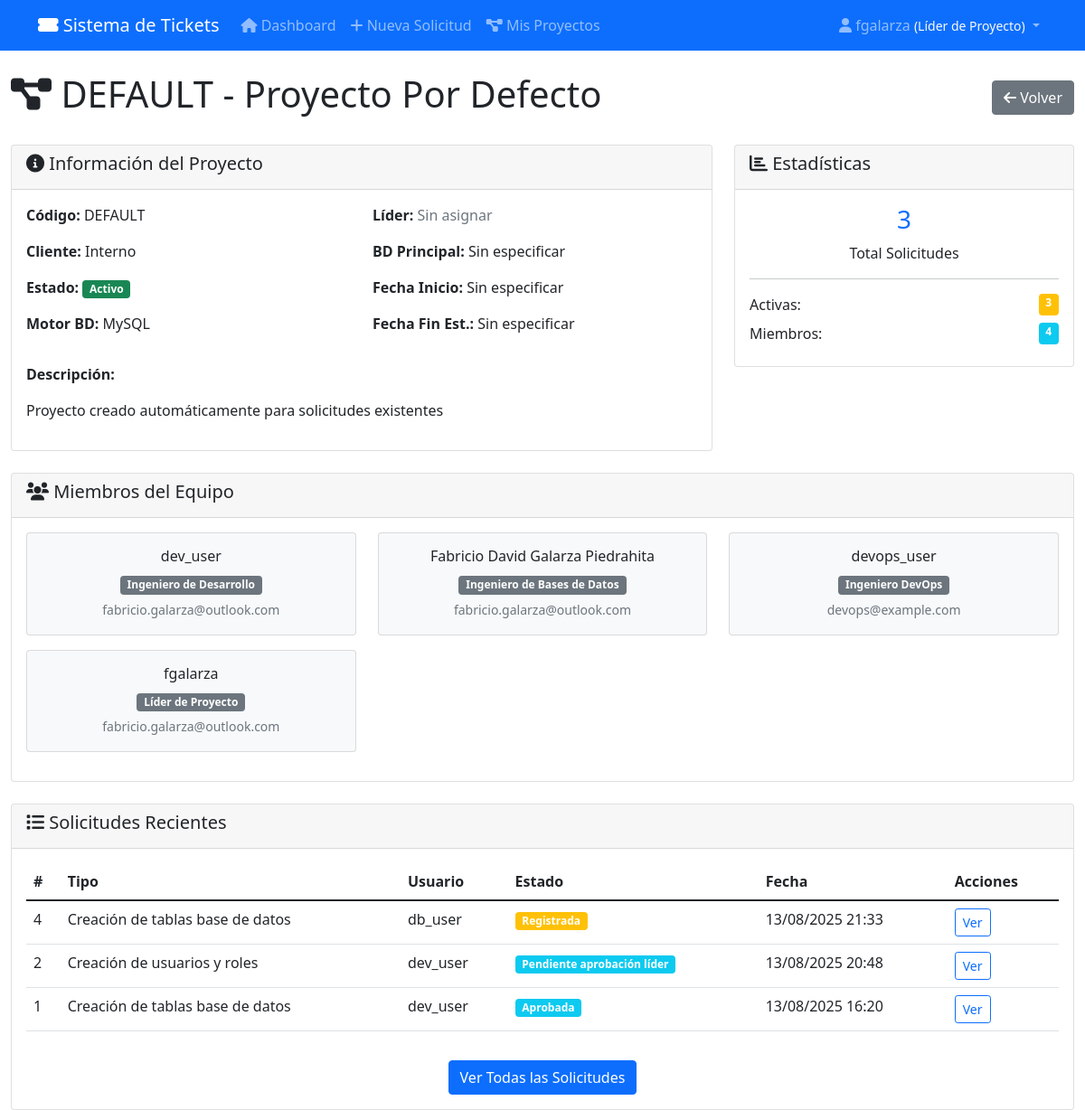
Page /proyectos/1/ (signed in) on the earlier database version.
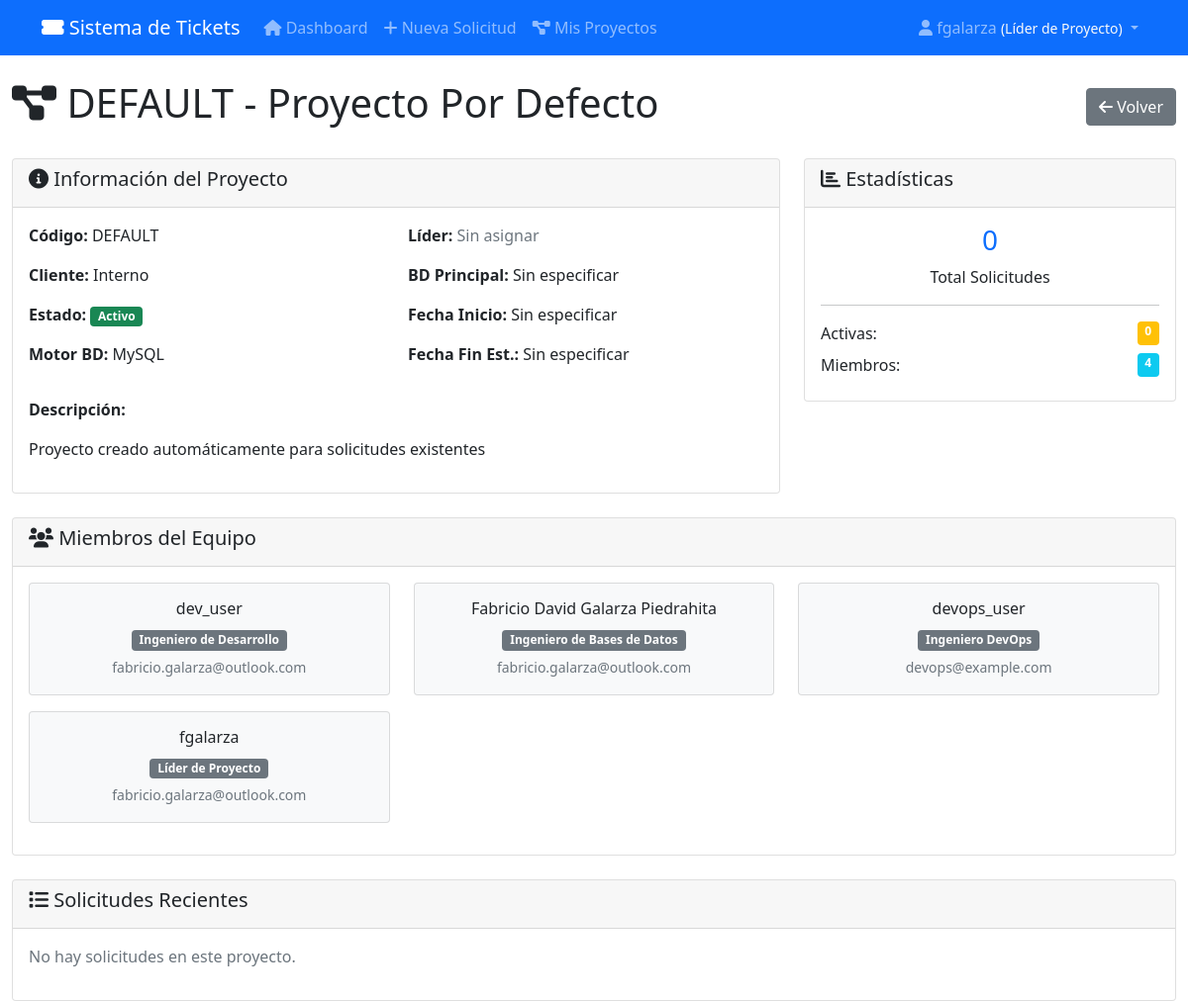
Same page on the later database version.
### tickets/models.py (models this page shows, shortened)
class UserProfile(models.Model):
    ROLES = [
        ('dev', 'Ingeniero de Desarrollo'),
        ('db', 'Ingeniero de Bases de Datos'),
        ('devops', 'Ingeniero DevOps'),
        ('admin', 'Administrador'),
        ('lider', 'Líder de Proyecto'),
    ]
    user = models.OneToOneField(User, on_delete=models.CASCADE, related_name='profile')
    role = models.CharField(max_length=10, choices=ROLES, default='dev')
    proyectos_asignados = models.ManyToManyField(Proyecto, blank=True,
                                               related_name='miembros_equipo',
                                               verbose_name="Proyectos Asignados")
    departamento = models.CharField(max_length=100, blank=True, verbose_name="Departamento")
    telefono = models.CharField(max_length=20, blank=True, verbose_name="Teléfono")
    activo = models.BooleanField(default=True, verbose_name="Activo")
    fecha_creacion = models.DateTimeField(auto_now_add=True)
    def puede_gestionar_proyecto(self, proyecto):
        if self.role == 'admin':
            return True
        if self.role == 'lider' and proyecto.lider_proyecto == self.user:
            return True
        return proyecto in self.proyectos_asignados.all()

class Solicitud(models.Model):
    TIPOS_SOLICITUD = [
        ('crear_tabla', 'Creación de tablas base de datos'),
        ('modificar_tabla', 'Modificación de tabla base de datos'),
        ('compilar_objetos', 'Compilación de objetos'),
        ('asignar_permisos', 'Asignación de permisos'),
        ('crear_usuarios', 'Creación de usuarios y roles'),
        ('pull_request', 'Solicitud pull request'),
        ('despliegue', 'Solicitud de despliegue'),
        ('crear_bd', 'Creación de bases de datos'),
        ('crear_esquemas', 'Creación de esquemas'),
        ('compilar_scripts_qa', 'Compilación de scripts de tickets en QA'),
        ('compilar_scripts_pu', 'Compilación de scripts de tickets en PU'),
    ]
    TIPOS_ARCHIVO = [
        ('excel', 'Excel'),
        ('zip', 'ZIP'),
        ('sql', 'SQL'),
    ]
    ESTADOS = [
        ('registrada', 'Registrada'),
        ('revision', 'En revisión'),
        ('aprobada', 'Aprobada'),
        ('rechazada', 'Rechazada'),
        ('finalizada', 'Finalizada'),
        ('cancelada', 'Cancelada'),
        ('pendiente_aprobacion_lider', 'Pendiente aprobación líder'),
    ]
    AMBIENTES = [
        ('desarrollo', 'Desarrollo'),
        ('qa', 'QA'),
        ('pu', 'Producción'),
        ('todos', 'Todos los ambientes'),
    ]
    TIPOS_BD = ['crear_tabla', 'modificar_tabla', 'asignar_permisos', 'crear_usuarios', 'crear_bd', 'crear_esquemas']
    TIPOS_DEVOPS = ['pull_request', 'despliegue']
    TIPOS_COMPILACION = ['compilar_objetos', 'compilar_scripts_qa', 'compilar_scripts_pu']
    proyecto = models.ForeignKey(Proyecto, on_delete=models.CASCADE,
                                related_name='solicitudes', verbose_name="Proyecto",  null=True, blank=True)
    tipo_solicitud = models.CharField(max_length=30, choices=TIPOS_SOLICITUD)
    tipo_archivo = models.CharField(max_length=10, choices=TIPOS_ARCHIVO, blank=True, null=True)
    archivo_adjunto = models.FileField(upload_to='solicitudes/', blank=True, null=True)
    estado = models.CharField(max_length=30, choices=ESTADOS, default='registrada')
    descripcion = models.TextField(blank=True, null=True)
    fecha_creacion = models.DateTimeField(auto_now_add=True)
    fecha_modificacion = models.DateTimeField(auto_now=True)
    usuario = models.ForeignKey(User, on_delete=models.CASCADE)
    base_datos_aplicacion = models.CharField(max_length=100, help_text="Base de datos o aplicación donde se aplicará")
    correo_notificacion = models.EmailField(help_text="Correo para notificaciones")
    ambientes_ejecucion = models.JSONField(default=list, blank=True, help_text="Ambientes donde ejecutar (para scripts)")
    lider_proyecto = models.ForeignKey(User, on_delete=models.SET_NULL, null=True, blank=True,
                                     related_name='solicitudes_lideradas',
                                     help_text="Líder que debe aprobar (para creación de usuarios)")
    url_commit = models.URLField(blank=True, null=True)
    nombre_branch = models.CharField(max_length=100, blank=True, null=True)
    entorno = models.CharField(max_length=50, blank=True, null=True)
    script_sql_generado = models.TextField(blank=True, null=True)
    estructura_validada = models.BooleanField(default=False, help_text="Si la estructura del archivo fue validada")
    usuario_creado = models.CharField(max_length=100, blank=True, null=True)
    password_generado = models.CharField(max_length=100, blank=True, null=True)
    class Meta:
        ordering = ['-fecha_creacion']

### tickets/views.py (the view)
# urls.py: path('proyectos/<int:pk>/', views.detalle_proyecto, name='detalle_proyecto'),
@login_required
def detalle_proyecto(request, pk):
    proyecto = get_object_or_404(Proyecto, pk=pk)
    user_profile = UserProfile.objects.get_or_create(user=request.user)[0]
    if not (user_profile.role == 'admin' or user_profile.puede_gestionar_proyecto(proyecto)):
        messages.error(request, 'No tienes permisos para ver este proyecto.')
        return redirect('dashboard')
    solicitudes = proyecto.solicitudes.all()
    stats = {
        'total_solicitudes': solicitudes.count(),
        'solicitudes_activas': proyecto.get_solicitudes_activas(),
        'solicitudes_por_estado': dict(solicitudes.values('estado').annotate(count=Count('estado')).values_list('estado', 'count')),
        'solicitudes_por_tipo': dict(solicitudes.values('tipo_solicitud').annotate(count=Count('tipo_solicitud')).values_list('tipo_solicitud', 'count')),
    }
    solicitudes_recientes = solicitudes.order_by('-fecha_creacion')[:10]
    miembros = User.objects.filter(profile__proyectos_asignados=proyecto)
    context = {
        'proyecto': proyecto,
        'stats': stats,
        'solicitudes_recientes': solicitudes_recientes,
        'miembros': miembros,
        'puede_editar': user_profile.role == 'admin',
        'user_profile': user_profile,
    }
    return render(request, 'tickets/detalle_proyecto.html', context)

### tickets/models.py (called while the page is built)
    def get_solicitudes_activas(self):
        return self.solicitudes.exclude(estado__in=['finalizada', 'cancelada']).count()

### templates/tickets/detalle_proyecto.html (shortened to what the changed rows need)
{% extends 'base.html' %}
{% block content %}
<div class="row">
    <div class="col-12">
        <div class="d-flex justify-content-between align-items-center mb-4">
            <h1><i class="fas fa-project-diagram"></i> {{ proyecto.codigo }} - {{ proyecto.nombre }}</h1>
        </div>
    </div>
</div>
<div class="row mb-4">
    <div class="col-md-4">
        <div class="card">
            <div class="card-body">
                <div class="text-center mb-3">
                    <h3 class="text-primary">{{ stats.total_solicitudes }}</h3>
                    <p class="mb-0">Total Solicitudes</p>
                </div>
                <div class="d-flex justify-content-between mb-2">
                    <span>Activas:</span>
                    <span class="badge bg-warning">{{ stats.solicitudes_activas }}</span>
                </div>
            </div>
        </div>
    </div>
</div>
<div class="row mb-4">
    <div class="col-12">
        <div class="card">
            <div class="card-body">
                {% if miembros %}
                    <div class="row">
                        {% for miembro in miembros %}
                        <div class="col-md-4 mb-3">
                            <div class="card bg-light">
                                <div class="card-body text-center">
                                    <h6>{{ miembro.get_full_name|default:miembro.username }}</h6>
                                    <p class="mb-1">
                                        <span class="badge bg-secondary">{{ miembro.profile.get_role_display }}</span>
                                    </p>
                                    <small class="text-muted">{{ miembro.email|default:"Sin email" }}</small>
                                </div>
                            </div>
                        </div>
                        {% endfor %}
                    </div>
                {% else %}
                    <p class="text-muted">No hay miembros asignados a este proyecto.</p>
                {% endif %}
            </div>
        </div>
    </div>
</div>
<div class="row">
    <div class="col-12">
        <div class="card">
            <div class="card-body">
                {% if solicitudes_recientes %}
                    <div class="table-responsive">
                        <table class="table table-hover">
                            <thead>
                                <tr>
                                    <th>#</th>
                                    <th>Tipo</th>
                                    <th>Usuario</th>
                                    <th>Estado</th>
                                    <th>Fecha</th>
                                    <th>Acciones</th>
                                </tr>
                            </thead>
                            <tbody>
                                {% for solicitud in solicitudes_recientes %}
                                <tr>
                                    <td>{{ solicitud.id }}</td>
                                    <td>{{ solicitud.get_tipo_solicitud_display }}</td>
                                    <td>{{ solicitud.usuario.username }}</td>
                                    <td>
                                        <span class="badge bg-{% if solicitud.estado == 'finalizada' %}success{% elif solicitud.estado == 'registrada' %}warning{% else %}info{% endif %}">
                                            {{ solicitud.get_estado_display }}
                                        </span>
                                    </td>
                                    <td>{{ solicitud.fecha_creacion|date:"d/m/Y H:i" }}</td>
                                    <td>
                                        <a href="{% url 'detalle_solicitud' solicitud.pk %}" class="btn btn-sm btn-outline-primary">
                                            Ver
                                        </a>
                                    </td>
                                </tr>
                                {% endfor %}
                            </tbody>
                        </table>
                    </div>
                    <div class="text-center mt-3">
                        <a href="{% url 'dashboard' %}?proyecto={{ proyecto.pk }}" class="btn btn-primary">
                            Ver Todas las Solicitudes
                        </a>
                    </div>
                {% else %}
                    <p class="text-muted">No hay solicitudes en este proyecto.</p>
                {% endif %}
            </div>
        </div>
    </div>
</div>
{% endblock %}

### templates/base.html (shortened to what this page needs)
<!DOCTYPE html>
<html lang="es">
<head>
    <link href="https://cdn.jsdelivr.net/npm/bootstrap@5.1.3/dist/css/bootstrap.min.css" rel="stylesheet">
    <link href="https://cdnjs.cloudflare.com/ajax/libs/font-awesome/6.0.0/css/all.min.css" rel="stylesheet">
</head>
<body>
    <nav class="navbar navbar-expand-lg navbar-dark bg-primary">
        <div class="container">
            <a class="navbar-brand" href="{% url 'dashboard' %}">
                <i class="fas fa-ticket-alt"></i> Sistema de Tickets
            </a>
            {% if user.is_authenticated %}
            <div class="collapse navbar-collapse" id="navbarNav">
                <ul class="navbar-nav me-auto">
                    <li class="nav-item">
                        <a class="nav-link" href="{% url 'dashboard' %}">
                            <i class="fas fa-home"></i> Dashboard
                        </a>
                    </li>
                    <li class="nav-item">
                        <a class="nav-link" href="{% url 'crear_solicitud' %}">
                            <i class="fas fa-plus"></i> Nueva Solicitud
                        </a>
                    </li>
                    {% if user.profile.role == 'admin' %}
                    <li class="nav-item dropdown">
                        <a class="nav-link dropdown-toggle" href="#" id="adminDropdown" role="button" data-bs-toggle="dropdown">
                            <i class="fas fa-cogs"></i> Administración
                        </a>
                        <ul class="dropdown-menu">
                            <li><a class="dropdown-item" href="{% url 'panel_administracion' %}">
                                <i class="fas fa-tachometer-alt"></i> Panel Principal
                            </a></li>
                            <li><a class="dropdown-item" href="{% url 'lista_proyectos' %}">
                                <i class="fas fa-project-diagram"></i> Gestionar Proyectos
                            </a></li>
                            <li><a class="dropdown-item" href="{% url 'gestionar_usuarios' %}">
                                <i class="fas fa-users"></i> Gestionar Usuarios
                            </a></li>
                            <li><a class="dropdown-item" href="{% url 'estadisticas_avanzadas' %}">
                                <i class="fas fa-chart-bar"></i> Estadísticas
                            </a></li>
                        </ul>
                    </li>
                    {% else %}
                    <li class="nav-item">
                        <a class="nav-link" href="{% url 'lista_proyectos' %}">
                            <i class="fas fa-project-diagram"></i> Mis Proyectos
                        </a>
                    </li>
                    {% endif %}
                </ul>
                <ul class="navbar-nav">
                    <li class="nav-item dropdown">
                        <a class="nav-link dropdown-toggle" href="#" id="navbarDropdown" role="button" data-bs-toggle="dropdown">
                            <i class="fas fa-user"></i> {{ user.username }}
                            {% if user.profile %}
                                <small class="text-light">({{ user.profile.get_role_display }})</small>
                            {% endif %}
                        </a>
                    </li>
                </ul>
            </div>
            {% endif %}
        </div>
    </nav>
    <main class="container-fluid mt-4">
        {% block content %}{% endblock %}
    </main>
</body>
</html>

Differences in the rows shown:
removed Solicitud: id "4", tipo_solicitud "Creación de tablas base de datos", usuario.username "db_user", estado "Registrada", fecha_creacion "13/08/2025 21:33"
removed Solicitud: id "2", tipo_solicitud "Creación de usuarios y roles", usuario.username "dev_user", estado "Pendiente aprobación líder", fecha_creacion "13/08/2025 20:48"
removed Solicitud: id "1", tipo_solicitud "Creación de tablas base de datos", usuario.username "dev_user", estado "Aprobada", fecha_creacion "13/08/2025 16:20"
Other differences:
{{ stats.total_solicitudes }}: "3" → "0"
{{ stats.solicitudes_activas }}: "3" → "0"
text no longer shown: "# Tipo Usuario Estado Fecha Acciones Ver Todas las Solicitudes"
text now shown: "No hay solicitudes en este proyecto."
